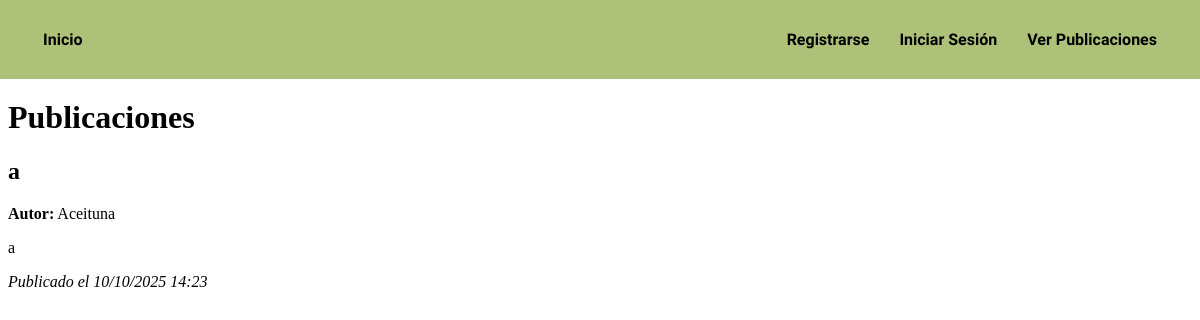
The app's page /publicaciones/, older data.
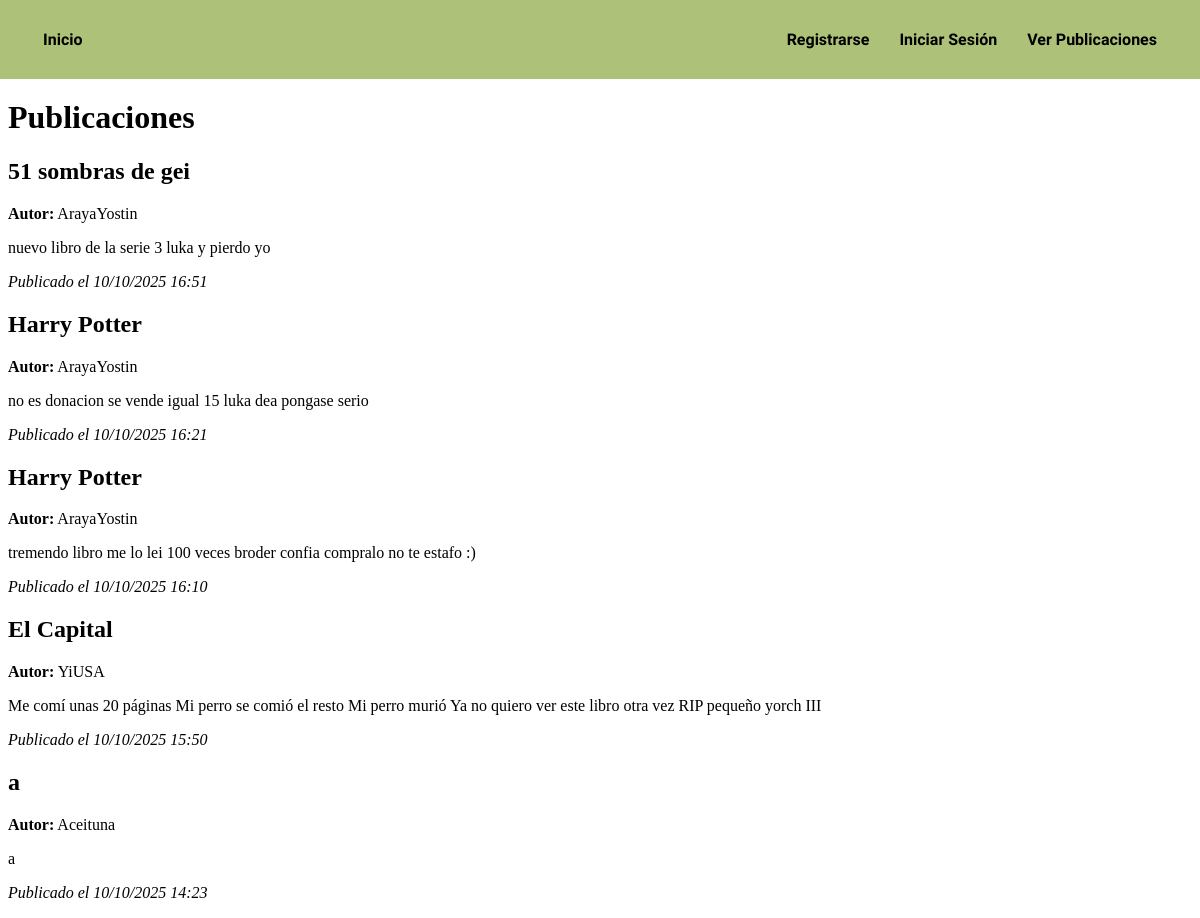
The same page, newer data.
### BookityApp/models.py (models this page shows)
class Publicacion(models.Model):
    titulo = models.CharField(max_length=100)
    descripcion = models.TextField()
    contacto = models.CharField(max_length=100)
    tipo = models.CharField(max_length=20, choices=[('Intercambio', 'Intercambio'), ('Donación', 'Donación')], default='Donación')
    user = models.ForeignKey('auth.User', on_delete=models.CASCADE)
    fecha_publicacion = models.DateTimeField(auto_now_add=True)
    ubicacion = models.CharField(max_length=100)
    latitud = models.FloatField()
    longitud = models.FloatField()

### BookityApp/views.py (the view)
# urls.py: path('publicaciones/', publicaciones, name='publicaciones'),
def publicaciones(request):
    publicaciones = Publicacion.objects.all().order_by('-fecha_publicacion')
    return render(request, 'BookityApp/publicaciones.html', {
        'publicaciones': publicaciones
    })

### BookityApp/templates/BookityApp/publicaciones.html
{% extends 'BookityApp/base.html' %}
{% block content %}
<div class="contenedor-publicaciones">
    <h1>Publicaciones</h1>
    {% if publicaciones %}
        {% for publicacion in publicaciones %}
            <div class="publicacion">
                <h2>{{ publicacion.titulo }}</h2>
                <p><strong>Autor:</strong> {{ publicacion.user.username }}</p>
                <p>{{ publicacion.descripcion }}</p>
                <p><em>Publicado el {{ publicacion.fecha_publicacion|date:"d/m/Y H:i" }}</em></p>
            </div>
        {% endfor %}
    {% else %}
        <p>No hay publicaciones todavía.</p>
    {% endif %}
</div>
{% endblock %}

### BookityApp/templates/BookityApp/base.html (shortened to what this page needs)
{% load static %}
<!DOCTYPE html>
<html lang="es">
<head>
    <link rel="stylesheet" href="{% static 'css/styles.css' %}">
    <link rel="stylesheet" href="{% static 'css/styles.css' %}">
</head>
<body>
    <nav class="barra_nav">
        <div class="logo">
            <a href="\inicio">Inicio</a>
        </div>
        <div class="enlaces">
            <a href="\registro">Registrarse</a>
            <a href="\login">Iniciar Sesión</a>
            <a href="\publicaciones">Ver Publicaciones</a>
        </div>
    </nav>
    {% block content %}
    {% endblock %}
</body>
</html>

### BookityApp/static/css/styles.css (style rules this page uses)
body { padding-top: 70px; }
.barra_nav { background-color: #adc178; color: rgb(0, 0, 0); display: flex; justify-content: space-between; align-items: center; font-family: "Sour Gummy", sans-serif; position: fixed; top: 0; left: 0; right: 0; z-index: 1000; padding: 30px; margin-bottom: 30px; }
.barra_nav a { color: rgb(0, 0, 0); text-decoration: none; margin: 0 13px; font-weight: bold; }

Row changes from the older to the newer data that the page shows:
added Publicacion: titulo "51 sombras de gei", user.username "ArayaYostin", descripcion "nuevo libro de la serie 3 luka y pierdo yo", fecha_publicacion "10/10/2025 16:51"
added Publicacion: titulo "Harry Potter", user.username "ArayaYostin", descripcion "no es donacion se vende igual 15 luka dea pongase serio", fecha_publicacion "10/10/2025 16:21"
added Publicacion: titulo "Harry Potter", user.username "ArayaYostin", descripcion "tremendo libro me lo lei 100 veces broder confia compralo no te estafo :)", fecha_publicacion "10/10/2025 16:10"
added Publicacion: titulo "El Capital", user.username "YiUSA", descripcion "Me comí unas 20 páginas Mi perro se comió el resto Mi perro murió Ya no quiero ver este libro otra vez RIP pequeño yorch III", fecha_publicacion "10/10/2025 15:50"
